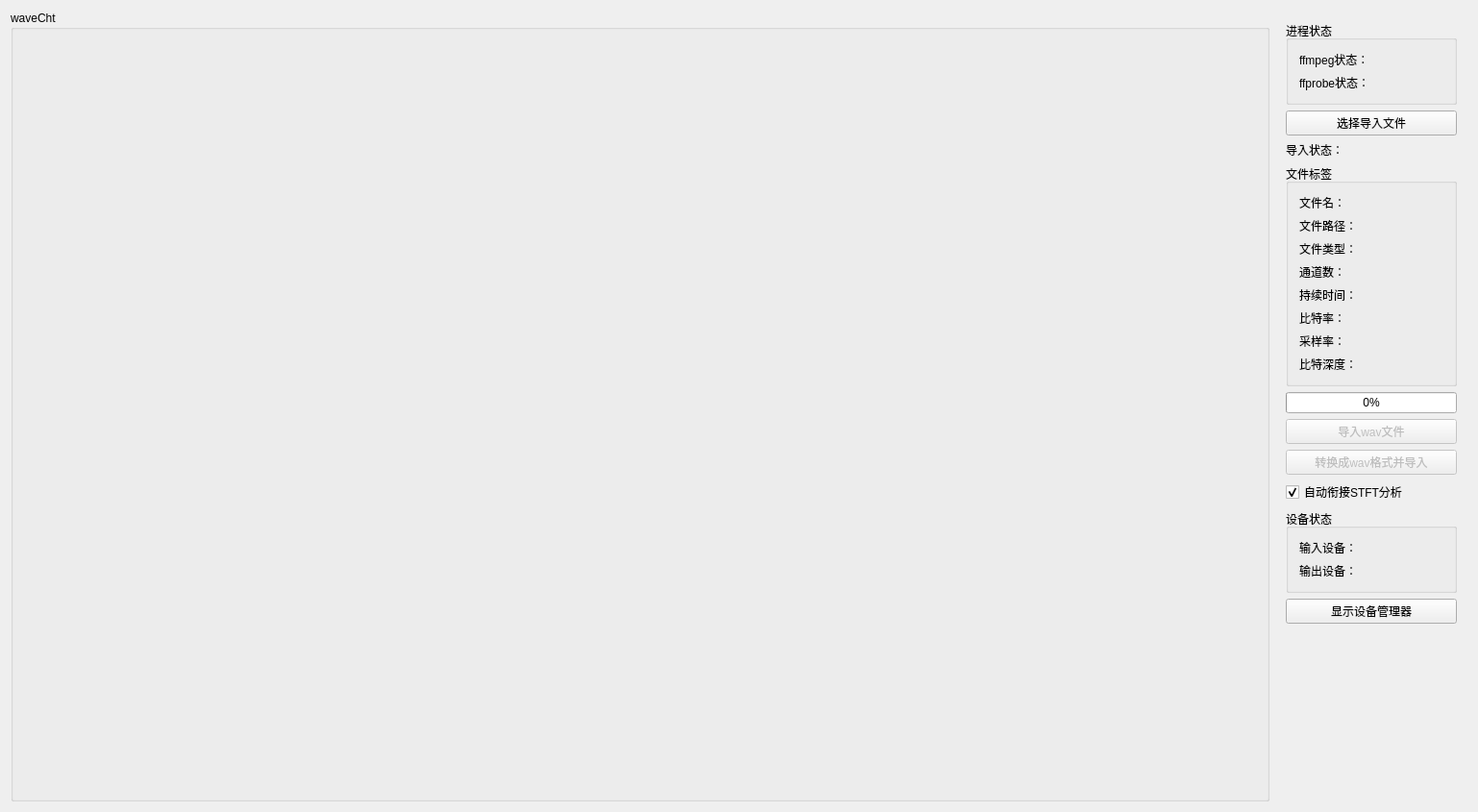
<?xml version="1.0" encoding="UTF-8"?>
<ui version="4.0">
 <class>LoadAudioFileWgtClass</class>
 <widget class="QWidget" name="LoadAudioFileWgtClass">
  <property name="geometry">
   <rect>
    <x>0</x>
    <y>0</y>
    <width>1538</width>
    <height>845</height>
   </rect>
  </property>
  <property name="windowTitle">
   <string>LoadAudioFileWgt</string>
  </property>
  <layout class="QHBoxLayout" name="horizontalLayout">
   <item>
    <layout class="QVBoxLayout" name="verticalLayout_5">
     <item>
      <widget class="QGroupBox" name="groupBox">
       <property name="minimumSize">
        <size>
         <width>0</width>
         <height>300</height>
        </size>
       </property>
       <property name="title">
        <string>waveCht</string>
       </property>
       <layout class="QVBoxLayout" name="VLayout_loadWavCht"/>
      </widget>
     </item>
    </layout>
   </item>
   <item>
    <widget class="QWidget" name="widget" native="true">
     <property name="minimumSize">
      <size>
       <width>200</width>
       <height>0</height>
      </size>
     </property>
     <property name="maximumSize">
      <size>
       <width>200</width>
       <height>16777215</height>
      </size>
     </property>
     <layout class="QVBoxLayout" name="verticalLayout_4">
      <item>
       <widget class="QGroupBox" name="groupBox_progressState">
        <property name="title">
         <string>进程状态</string>
        </property>
        <layout class="QVBoxLayout" name="verticalLayout">
         <item>
          <widget class="QLabel" name="label_ffmpegState">
           <property name="text">
            <string>ffmpeg状态：</string>
           </property>
          </widget>
         </item>
         <item>
          <widget class="QLabel" name="label_ffprobeState">
           <property name="text">
            <string>ffprobe状态：</string>
           </property>
          </widget>
         </item>
        </layout>
       </widget>
      </item>
      <item>
       <widget class="QPushButton" name="btn_selLoadFile">
        <property name="text">
         <string>选择导入文件</string>
        </property>
       </widget>
      </item>
      <item>
       <widget class="QLabel" name="label_loadState">
        <property name="text">
         <string>导入状态：</string>
        </property>
       </widget>
      </item>
      <item>
       <widget class="QGroupBox" name="groupBox_selFileTag">
        <property name="title">
         <string>文件标签</string>
        </property>
        <layout class="QVBoxLayout" name="verticalLayout_2">
         <item>
          <widget class="QLabel" name="label_selFileName">
           <property name="text">
            <string>文件名：</string>
           </property>
          </widget>
         </item>
         <item>
          <widget class="QLabel" name="label_selFilePath">
           <property name="text">
            <string>文件路径：</string>
           </property>
          </widget>
         </item>
         <item>
          <widget class="QLabel" name="label_selFileType">
           <property name="text">
            <string>文件类型：</string>
           </property>
          </widget>
         </item>
         <item>
          <widget class="QLabel" name="label_selFileChannelNum">
           <property name="text">
            <string>通道数：</string>
           </property>
          </widget>
         </item>
         <item>
          <widget class="QLabel" name="label_selFileDuration">
           <property name="text">
            <string>持续时间：</string>
           </property>
          </widget>
         </item>
         <item>
          <widget class="QLabel" name="label_selFileBitRate">
           <property name="text">
            <string>比特率：</string>
           </property>
          </widget>
         </item>
         <item>
          <widget class="QLabel" name="label_selFileBitrate">
           <property name="text">
            <string>采样率：</string>
           </property>
          </widget>
         </item>
         <item>
          <widget class="QLabel" name="label_selFileBitPerSample">
           <property name="text">
            <string>比特深度：</string>
           </property>
          </widget>
         </item>
        </layout>
       </widget>
      </item>
      <item>
       <widget class="QProgressBar" name="progressBar_loadData">
        <property name="value">
         <number>0</number>
        </property>
       </widget>
      </item>
      <item>
       <widget class="QPushButton" name="btn_loadWavFile">
        <property name="enabled">
         <bool>false</bool>
        </property>
        <property name="text">
         <string>导入wav文件</string>
        </property>
       </widget>
      </item>
      <item>
       <widget class="QPushButton" name="btn_transferIntoWavAndLoad">
        <property name="enabled">
         <bool>false</bool>
        </property>
        <property name="text">
         <string>转换成wav格式并导入</string>
        </property>
       </widget>
      </item>
      <item>
       <widget class="QCheckBox" name="checkBox_autoGenSTFTResult">
        <property name="text">
         <string>自动衔接STFT分析</string>
        </property>
        <property name="checked">
         <bool>true</bool>
        </property>
       </widget>
      </item>
      <item>
       <widget class="QGroupBox" name="groupBoxDeviceState">
        <property name="title">
         <string>设备状态</string>
        </property>
        <layout class="QVBoxLayout" name="verticalLayout_3">
         <item>
          <widget class="QLabel" name="label_currentInputDevice">
           <property name="text">
            <string>输入设备：</string>
           </property>
          </widget>
         </item>
         <item>
          <widget class="QLabel" name="label_currentOutputDevice">
           <property name="text">
            <string>输出设备：</string>
           </property>
          </widget>
         </item>
        </layout>
       </widget>
      </item>
      <item>
       <widget class="QPushButton" name="btn_showAudioDeviceDialog">
        <property name="text">
         <string>显示设备管理器</string>
        </property>
       </widget>
      </item>
      <item>
       <spacer name="verticalSpacer">
        <property name="orientation">
         <enum>Qt::Vertical</enum>
        </property>
        <property name="sizeHint" stdset="0">
         <size>
          <width>20</width>
          <height>40</height>
         </size>
        </property>
       </spacer>
      </item>
     </layout>
    </widget>
   </item>
  </layout>
 </widget>
 <layoutdefault spacing="6" margin="11"/>
 <resources/>
 <connections/>
</ui>
